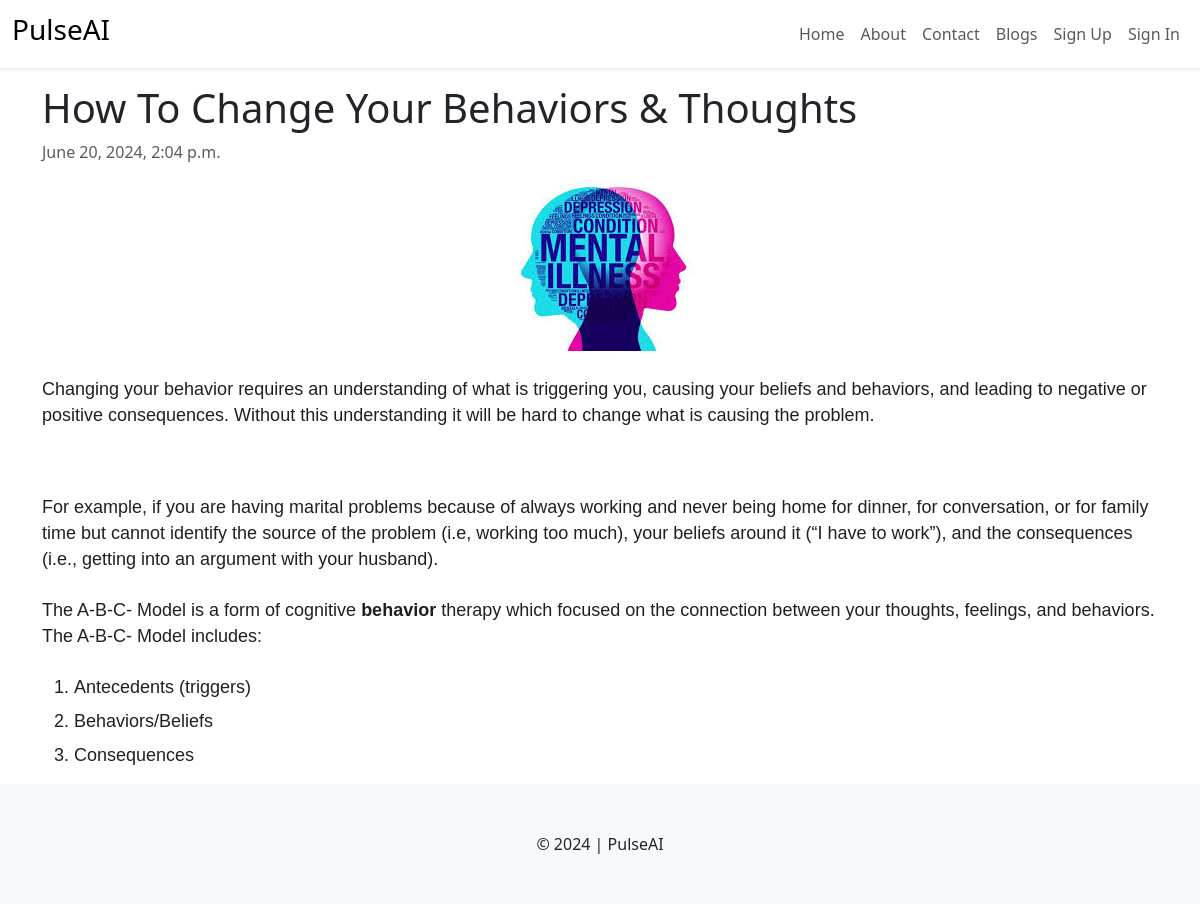
The app's page /blog/2/ with its own data.
### blog/models.py (models this page shows, shortened)
class Blog(models.Model):
    category = models.ForeignKey(BlogCategory, on_delete=models.DO_NOTHING)
    title = models.CharField(max_length=500)
    content = models.TextField()
    primary_photo = models.ImageField(upload_to="blog_images")
    yt_video_id = models.CharField(max_length=255, blank=True)
    publish = models.BooleanField(default=True)
    created_at = models.DateTimeField(auto_now_add=True)
    update_at = models.DateTimeField(auto_now=True)

### blog/views.py (the view)
# urls.py: path("blog/<int:bid>/", views.blog_details, name="blog"),
def blog_details(request, bid):
    blog = get_object_or_404(Blog, pk=bid)
    context = {
        'blog': blog
    }
    return render(request, 'blog/details.html', context)

### templates/blog/details.html (shortened to what this page needs)
{% extends "layout.html" %}
{% block content %}
<div class="container my-3 blog-details">
    <h1>{{blog.title}}</h1>
    <p class="text-muted">{{blog.created_at}}</p>
    <img src="{{blog.primary_photo.url}}" class="blog-image">
    <div class="blog-content">
        {{blog.content|safe}}
    </div>
</div>
{% endblock %}

### assets/css/style.css (style rules this page uses)
.blog-details img { display: block; margin: auto; }

### records on screen
Blog: title "How To Change Your Behaviors & Thoughts", created_at "June 20, 2024, 2:04 p.m.", primary_photo (picture), content "Changing your behavior requires an understanding of what is triggering you, causing your beliefs and behaviors, and leading to negative or positive consequences. Without this understanding it will be hard to change what is causing the problem. For example, if you are having marital problems because of always working and never being home for dinner, for conversation, or for family time but cannot identify the source of the problem (i.e, working too much), your beliefs around it (“I have to work”), and the consequences (i.e., getting into an argument with your husband). The A-B-C- Model is a form of cognitive behavior therapy which focused on the connection between your thoughts, feelings,…"
